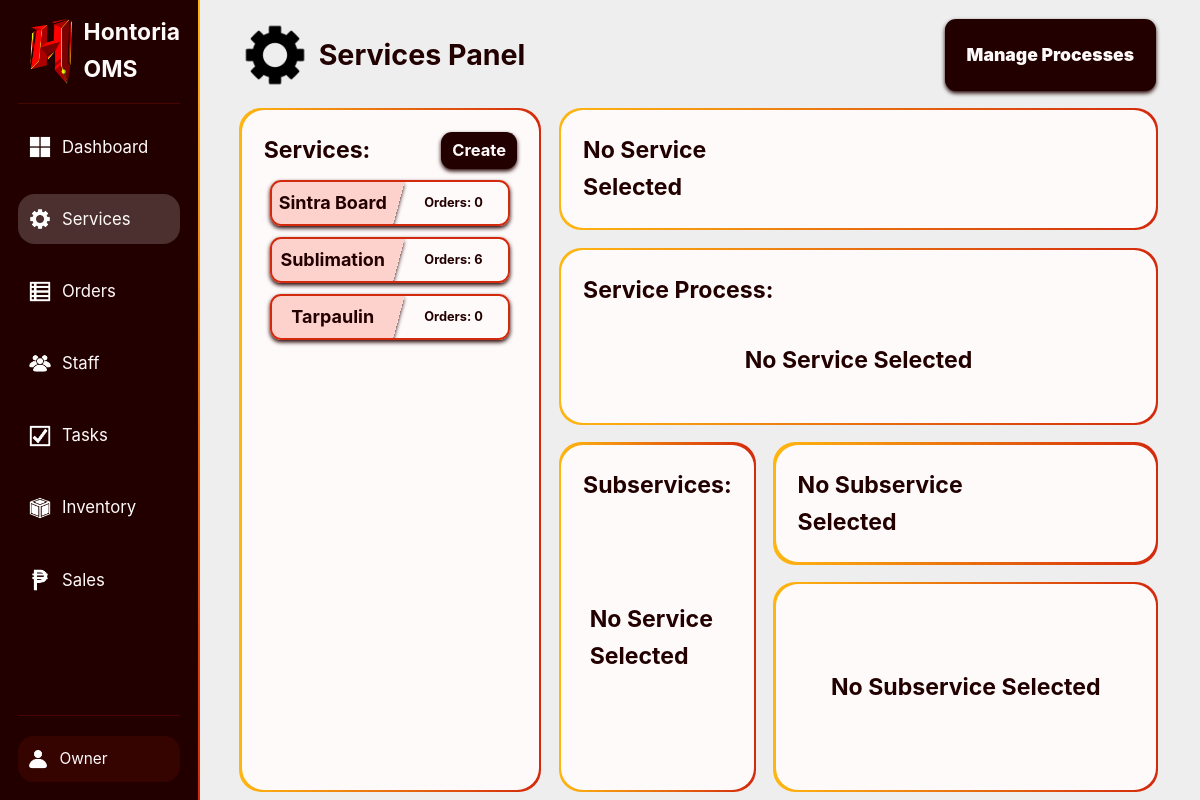
Page /internalWeb/public/index.php?page=services (signed in) on the earlier database version.
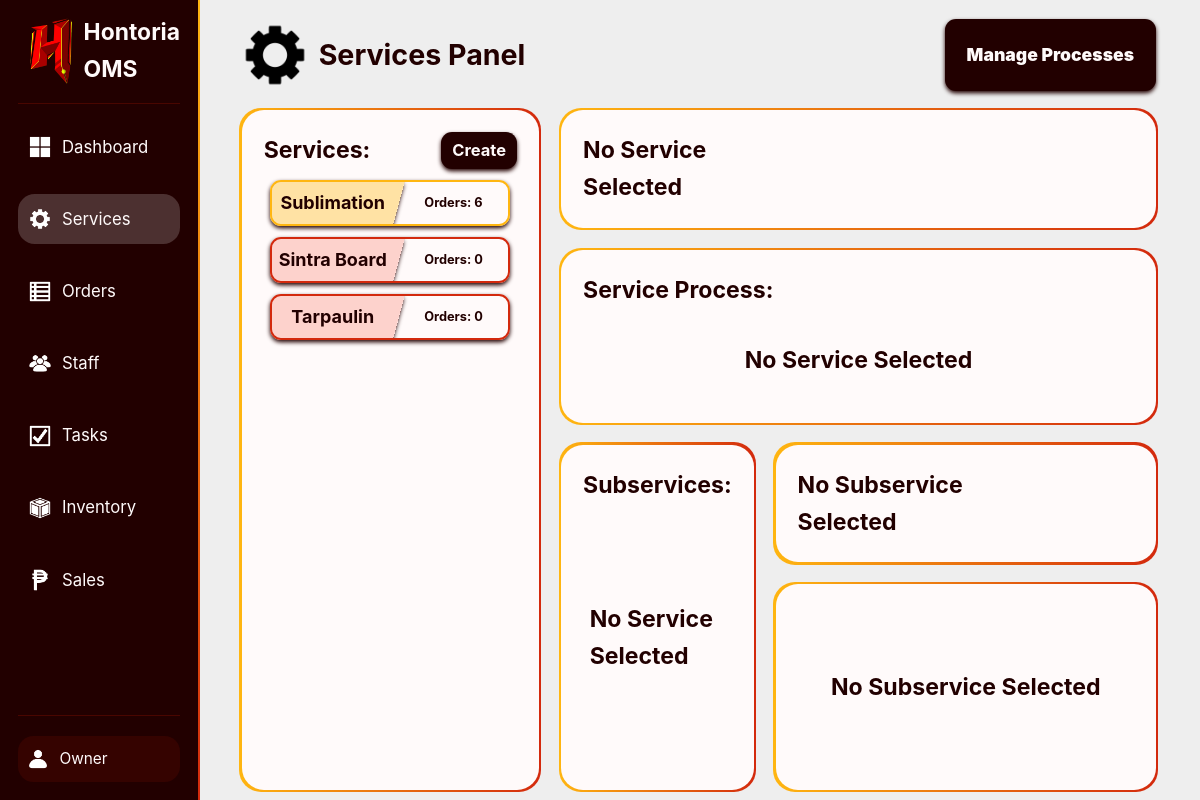
Same page on the later database version.
### tables this page shows
CREATE TABLE services (
    id INT UNSIGNED AUTO_INCREMENT PRIMARY KEY,
    name VARCHAR(50) UNIQUE NOT NULL,
    hasDesign BOOLEAN DEFAULT FALSE,
    hasVariableList BOOLEAN DEFAULT FALSE,
    isActive BOOLEAN DEFAULT FALSE,
    description TEXT
);

### InternalWeb/Controllers/ServicesC.php (called while the page is built, shortened)
<?php
class ServicesC {
    private $servicesModel;
    public function __construct($pdo) {
        require_once __DIR__ . '/../Models/ServicesM.php';
        $this->servicesModel = new ServicesM($pdo);
    }
    public function showServices($serviceID, $subserviceID) {
        $page = "services";
        $servicesList = $this->servicesModel->getServices();
        $serviceOrderCountMap = $this->servicesModel->getAllServicesOrderCountMapped();
        require __DIR__ . '/../Views/Services/Page.php';
    }
}

### InternalWeb/Models/ServicesM.php (called while the page is built, shortened)
<?php
class ServicesM {
    private $pdo;
    public function __construct($pdo) {
        $this->pdo = $pdo;
    }
    public function getServices() {
        $query = "SELECT * FROM services ORDER BY isActive DESC, name ASC";
        $stmt = $this->pdo->prepare($query);
        $stmt->execute();
        return $stmt->fetchAll(PDO::FETCH_ASSOC);
    }
    public function getAllServicesOrderCount() {
        $query = "
            SELECT
                services.id AS serviceID,
                COUNT(orders.id) AS orderCount
            FROM orders
            JOIN subservices ON orders.subserviceID = subservices.id
            JOIN services ON subservices.serviceID = services.id
            GROUP BY services.id
        ";
        $stmt = $this->pdo->prepare($query);
        $stmt->execute();
        return $stmt->fetchAll(PDO::FETCH_ASSOC);
    }
    public function getAllServicesOrderCountMapped() {
        $map = [];
        foreach ($this->getAllServicesOrderCount() as $item) {
            $map[$item['serviceID']] = $item['orderCount'];
        }
        return $map;
    }
}

### InternalWeb/Views/Services/Page.php (the view, shortened to what the changed rows need)
<!DOCTYPE html>
<html>
<head>
    <link rel="stylesheet" href="../../Shared/CSS/Main.css">
    <link rel="stylesheet" href="../.CSS/ServicesPage.css">
</head>
<body class="asideLayout fixedScreen">
    <?php include("../Views/.Components/SideBar.php"); ?>
    <main class="columnLayout midGap">
        <h1 class="titleLogo minGap tinHeight">
            <img src="../../Shared/Img/GearIcon.png" alt="Gear"> Services Panel
            <div class="rowLayout minGap flexMax contentFlexEnd">
                <a href="index.php?page=services&action=manageProcesses" class="roundedMin centerColumnLayout importantInput regPadding emphasizedText shadowed">
                    Manage Processes
                </a>
            </div>
        </h1>
        <section class="rowLayout flexMax midGap">
            <div class="flexMid columnLayout midGap">
                <section class="centerColumnLayout roundedMid flexMid">
                    <div class="box fullHeight fullWidth roundedMid columnLayout tinGap">
                        <div class="centerHoriRowLayout">
                            <h2 class="flexMax">Services:</h2>
                        </div>
                        <section class="minGap columnLayout scrollable flexMax noFlexBasis noMinHeight contentFlexStart regMinPadding" id="servicesList">
                            <?php foreach ($servicesList as $service): ?>
                                <?php
                                $name = trim("{$service['name']}");
                                $borderClass = $service['isActive'] ? 'yellowBorder' : 'redBorder';
                                $bgClass = $service['isActive'] ? 'yellowTransBG' : 'redTransBG';
                                $orderCount = $serviceOrderCountMap[$service['id']] ?? 0;
                                ?>
                                <div class="roundedMin centerHoriRowLayout flexStatic serviceElement <?= $borderClass ?> shadowed clickable fixedScreen noShrink"
                                    data-id="<?= $service['id'] ?>" data-name="<?= $service['name'] ?>" data-is-active="<?= $service['isActive'] ?>"
                                    data-has-design="<?= $service['hasDesign'] ?>" data-has-variable-list="<?= $service['hasVariableList'] ?>"
                                    data-order-count="<?= $orderCount ?>">
                                    <div class="capitalFirst centerText regMinPadding flexMax skewedXNegBG shadowed <?= $bgClass ?>">
                                        <h3><?= $name ?></h3>
                                    </div>
                                    <h5 class="capitalFirst centerText regMinPadding minWidth">Orders: <?= $orderCount ?></h5>
                                </div>
                            <?php endforeach; ?>
                        </section>
                    </div>
                </section>
            </div>
            <section class="columnLayout midGap flexMax">
                <section class="centerColumnLayout roundedMid minGap">
                    <div class="centerHoriRowLayout minGap box roundedMid fullHeight fullWidth">
                        <h2 id="selectedServiceTitle" class="capitalFirst flexMax">No Service Selected</h2>
                    </div>
                </section>
                <div class="columnLayout flexMax midGap">
                    <section class="centerColumnLayout roundedMid minGap flexMid">
                        <div class="columnLayout minGap box roundedMid fullHeight fullWidth">
                            <div class="centerHoriRowLayout minGap">
                                <h2 class="flexMax">Service Process:</h2>
                            </div>
                            <div class="centerHoriRowLayout minGap flexMax" id="serviceProcess">
                                <h2 class="centerMarginsSelf">No Service Selected</h2>
                            </div>
                        </div>
                    </section>
                    <div class="rowLayout flexMax midGap noMinHeight noFlexBasis">
                        <section class="centerColumnLayout roundedMid minGap flexMid">
                            <div class="box fullHeight fullWidth roundedMid columnLayout tinGap">
                                <div class="centerHoriRowLayout">
                                    <h2 class="flexMax">Subservices:</h2>
                                </div>
                                <section class="minGap columnLayout scrollable flexMax noFlexBasis noMinHeight contentFlexStart regMinPadding" id="subservicesContainer">
                                    <h2 class="centerMarginsSelf">No Service Selected</h2>
                                </section>
                            </div>
                        </section>
                        <div class="columnLayout midGap flexMax">
                            <section class="centerRowLayout roundedMid">
                                <div class="centerHoriRowLayout minGap box roundedMid fullHeight fullWidth">
                                    <h2 class="flexMax capitalFirst" id="selectedSubserviceTitle">No Subservice Selected</h2>
                                </div>
                            </section>
                            <section class="centerRowLayout roundedMid flexMax">
                                <div class="centerHoriRowLayout minGap box roundedMid fullHeight fullWidth" id="subserviceDataContainer">
                                    <h2 class="centerMarginsSelf">No Subservice Selected</h2>
                                </div>
                            </section>
                        </div>
                    </div>
                </div>
            </section>
        </section>
    </main>
    <?php include("../Views/.Components/ConfirmationBox.php"); ?>
    <?php include("../Views/.Components/ImageBox.php"); ?>
</body>
</html>

### InternalWeb/Views/.Components/Sidebar.php (shortened to what the changed rows need)
<!DOCTYPE html>
<?php
$navLinks = [
    'dashboard' => [
        'label' => 'Dashboard',
        'icon'  => '../../Shared/Img/4BoxIcon.png',
        'permission' => null,
    ],
    'services' => [
        'label' => 'Services',
        'icon'  => '../../Shared/Img/GearIcon.png',
        'permission' => 'canViewServicesPage',
    ],
    'orders' => [
        'label' => 'Orders',
        'icon'  => '../../Shared/Img/ListIcon.png',
        'permission' => 'canViewOrdersPage',
    ],
    'staff' => [
        'label' => 'Staff',
        'icon'  => '../../Shared/Img/PeopleIcon.png',
        'permission' => 'canViewStaffPage',
    ],
    'tasks' => [
        'label' => 'Tasks',
        'icon'  => '../../Shared/Img/CheckBoxIcon.png',
        'permission' => null,
    ],
    'inventory' => [
        'label' => 'Inventory',
        'icon'  => '../../Shared/Img/BoxIcon.png',
        'permission' => null,
    ],
    'sales' => [
        'label' => 'Sales',
        'icon'  => '../../Shared/Img/PesoIcon.png',
        'permission' => null,
    ],
];
?>
<aside id="sidebar" class="columnLayout">
    <section class="columnLayout minGap flexMax">
        <h1 class="titleLogo tinHeight selfCenter">
            <img src="../../Shared/Img/Logo.png" alt="logo"> Hontoria OMS
        </h1>
        <nav class="columnLayout midGap">
            <?php foreach ($navLinks as $linkPage => $linkData): ?>
                <?php
                $active = ($page === $linkPage) ? 'active' : '';
                ?>
                <a href="index.php?page=<?= $linkPage ?>"
                    class="iconLink centerHoriRowLayout minGap <?= $active ?>">
                    <img src="<?= $linkData['icon'] ?>" alt="<?= $linkData['label'] ?>">
                    <span><?= $linkData['label'] ?></span>
                </a>
            <?php endforeach; ?>
        </nav>
    </section>
</aside>

Differences in the rows shown:
changed services "Sublimation": isActive 0 → 1 (drawn); moves up the list
